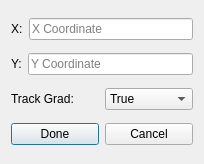
<?xml version="1.0" encoding="UTF-8"?>
<ui version="4.0">
 <class>EditCoordinatesDialog</class>
 <widget class="QDialog" name="EditCoordinatesDialog">
  <property name="windowModality">
   <enum>Qt::WindowModal</enum>
  </property>
  <property name="geometry">
   <rect>
    <x>0</x>
    <y>0</y>
    <width>204</width>
    <height>164</height>
   </rect>
  </property>
  <property name="windowTitle">
   <string>Edit Coordinates</string>
  </property>
  <property name="modal">
   <bool>true</bool>
  </property>
  <layout class="QVBoxLayout" name="verticalLayout">
   <item>
    <layout class="QHBoxLayout" name="horizontalLayout_4">
     <item>
      <widget class="QLabel" name="label_3">
       <property name="text">
        <string>X:</string>
       </property>
      </widget>
     </item>
     <item>
      <widget class="QLineEdit" name="xCoordinate">
       <property name="placeholderText">
        <string>X Coordinate</string>
       </property>
      </widget>
     </item>
    </layout>
   </item>
   <item>
    <layout class="QHBoxLayout" name="horizontalLayout_2">
     <item>
      <widget class="QLabel" name="label_2">
       <property name="text">
        <string>Y:</string>
       </property>
      </widget>
     </item>
     <item>
      <widget class="QLineEdit" name="yCoordinate">
       <property name="font">
        <font>
         <family>.AppleSystemUIFont</family>
        </font>
       </property>
       <property name="placeholderText">
        <string>Y Coordinate</string>
       </property>
      </widget>
     </item>
    </layout>
   </item>
   <item>
    <layout class="QHBoxLayout" name="horizontalLayout_3">
     <item>
      <widget class="QLabel" name="label">
       <property name="text">
        <string>Track Grad:</string>
       </property>
      </widget>
     </item>
     <item>
      <widget class="QComboBox" name="trackGrad">
       <item>
        <property name="text">
         <string>True</string>
        </property>
       </item>
       <item>
        <property name="text">
         <string>False</string>
        </property>
       </item>
      </widget>
     </item>
    </layout>
   </item>
   <item>
    <layout class="QHBoxLayout" name="horizontalLayout">
     <item>
      <widget class="QPushButton" name="doneButton">
       <property name="text">
        <string>Done</string>
       </property>
      </widget>
     </item>
     <item>
      <widget class="QPushButton" name="cancelButton">
       <property name="text">
        <string>Cancel</string>
       </property>
      </widget>
     </item>
    </layout>
   </item>
  </layout>
 </widget>
 <resources/>
 <connections/>
</ui>
